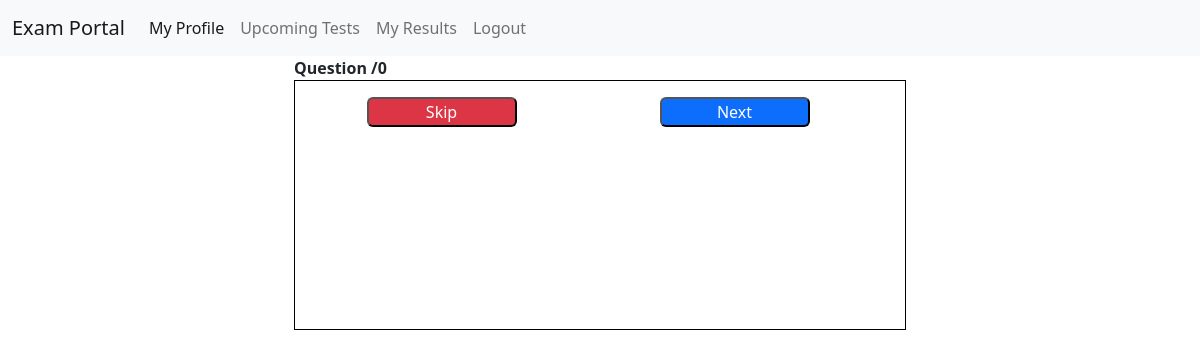
Page /students/quiz.php?test_id=3 on the earlier database version.
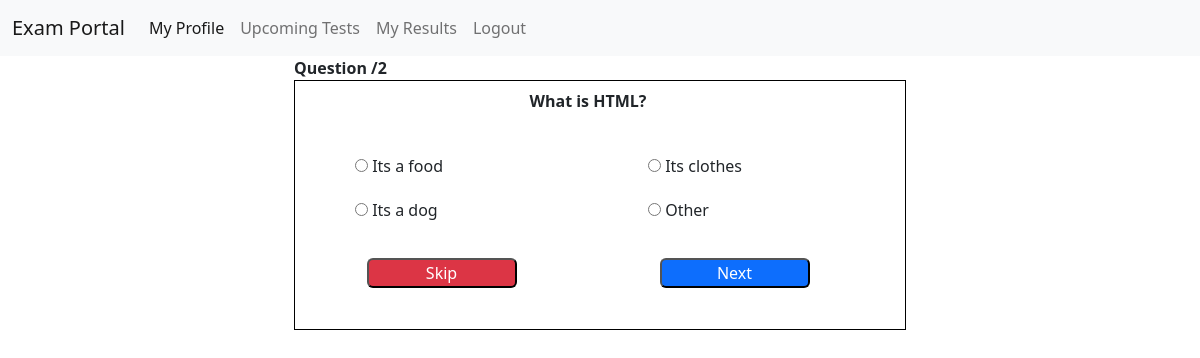
Same page on the later database version.
### tables this page shows
CREATE TABLE `questions` (
  `q_id` int(11) NOT NULL,
  `test_id` int(11) NOT NULL,
  `q_title` text NOT NULL,
  `op1` text NOT NULL,
  `op2` text NOT NULL,
  `op3` text NOT NULL,
  `op4` text NOT NULL,
  `answer` text NOT NULL,
  `created_date` datetime NOT NULL DEFAULT current_timestamp(),
  `status` tinyint(2) NOT NULL DEFAULT 1
);

### students/quiz.php (the view, shortened to what this page needs)
<?php
include('header.php');
include('navbar.php');
include('dbconnect.php');
$test_id = $_GET['test_id'];
$qnum = $_GET['qnum'];
$countofQ = $conn->query("select count(*) as total from questions where test_id = $test_id");
$totalQ = mysqli_fetch_assoc($countofQ);
$decrementedQnum = ($qnum > 0)? $qnum-1 : 0;
$questionData = $conn->query("select * from questions where test_id = $test_id limit $decrementedQnum,1");
?>
<div class="row text-center">
    <div class="col-md-3"></div>
    <div class="col-md-6 text-center">
        <div class="row justify-center fw-bold">
            Question <?php
            if(!empty($qnum)) {
                 echo $qnum; } ?>/<?php if(!empty($totalQ['total'])) { echo $totalQ['total'];
            } else { echo '0'; }?>
        </div>
        <div class="row border border-black" style="height:250px">
        <?php foreach($questionData as $question) {?>
        <div class="row justify-center mt-2"> <b><?php echo $question['q_title'];?></b> </div>
        <div class="row text-start justify-left">
            <div class="col-md-6"> <span class="ms-5">
                <input type="radio" name="answer" value="<?php echo $question['op1'];?>">
                 <?php echo $question['op1'];?>
                 </span>
            </div>
            <div class="col-md-6">
                 <span class="ms-5">
                    <input type="radio" name="answer" value="<?php echo $question['op2'];?>">
                    <?php echo $question['op2'];?>
                 </span>
            </div>
            <div class="col-md-6">
                <span class="ms-5">
                    <input type="radio" name="answer" value="<?php echo $question['op3'];?>">
                     <?php echo $question['op3'];?>
                     </span>
         </div>
            <div class="col-md-6">
                 <span class="ms-5">
                     <input type="radio" name="answer" value="<?php echo $question['op4'];?>">
                      <?php echo $question['op4'];?>
                    </span>
            </div>
        </div>
        <?php } ?>
        <div class="row mt-3">
        <div class="col-md-6">
            <button type="button" class="bg-danger rounded text-white" style="width:150px;"> Skip </button>
        </div>
        <div class="col-md-6">
            <button type="button" class="bg-primary rounded text-white" style="width:150px;"> Next </button>
        </div>
        </div>
    </div>
</div>
</div>
<?php include('footer.php');?>

### students/header.php (shortened to what this page needs)
<!DOCTYPE html>
<html lang="en">
<head>
    <link href="https://cdn.jsdelivr.net/npm/bootstrap@5.0.2/dist/css/bootstrap.min.css" rel="stylesheet">
    <link rel="stylesheet" href="http://localhost/exportal/assets/css/custom.css">
    <link rel="stylesheet" href="https://cdnjs.cloudflare.com/ajax/libs/twitter-bootstrap/5.3.0/css/bootstrap.min.css">
    <link rel="stylesheet" href="https://cdn.datatables.net/2.2.2/css/dataTables.bootstrap5.css">
</head>
<body>

### students/navbar.php (shortened to what this page needs)
<nav class="navbar navbar-expand-lg navbar-light bg-light">
  <div class="container-fluid">
    <a class="navbar-brand" href="#">Exam Portal</a>
    <div class="collapse navbar-collapse" id="navbarSupportedContent">
      <ul class="navbar-nav me-auto mb-2 mb-lg-0">
        <li class="nav-item">
          <a class="nav-link active" aria-current="page" href="#">My Profile</a>
        </li>
        <li class="nav-item">
          <a class="nav-link" href="upcomingtests.php">Upcoming Tests</a>
        </li>
        <li class="nav-item">
          <a class="nav-link" href="#">My Results</a>
        </li>
        <li class="nav-item">
          <a class="nav-link" href="#">Logout</a>
        </li>
      </ul>
    </div>
  </div>
</nav>

Differences in the rows shown:
added questions: q_title "What is HTML?", op1 "Its a food", op2 "Its clothes", op3 "Its a dog", op4 "Other"
Other differences:
$totalQ['total']: (not shown) → "2"
text no longer shown: "0"
